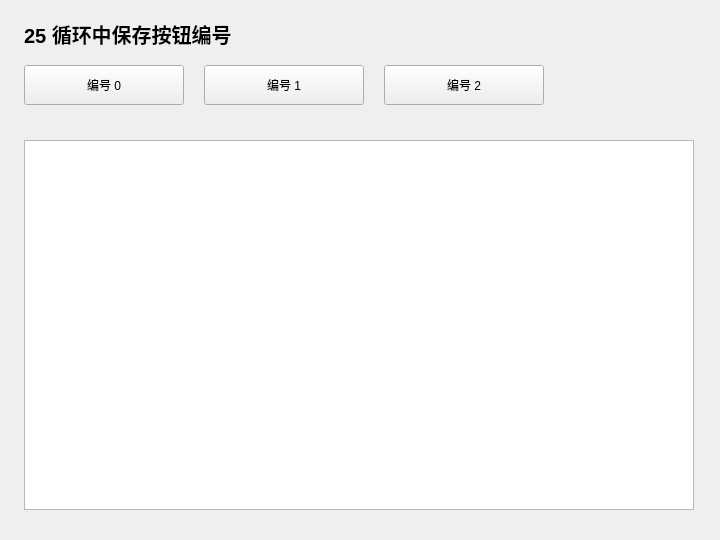
<?xml version="1.0" encoding="UTF-8"?>
<ui version="4.0">
 <class>Widget</class>
 <widget class="QWidget" name="Widget">
  <property name="geometry">
   <rect>
    <x>0</x>
    <y>0</y>
    <width>720</width>
    <height>540</height>
   </rect>
  </property>
  <property name="windowTitle">
   <string>25 循环中保存按钮编号</string>
  </property>
  <widget class="QLabel" name="headingLabel">
   <property name="geometry">
    <rect>
     <x>24</x>
     <y>18</y>
     <width>670</width>
     <height>32</height>
    </rect>
   </property>
   <property name="text">
    <string>25 循环中保存按钮编号</string>
   </property>
   <property name="font">
    <font>
     <pointsize>15</pointsize>
     <bold>true</bold>
    </font>
   </property>
  </widget>
  <widget class="QPlainTextEdit" name="outputEdit">
   <property name="geometry">
    <rect>
     <x>24</x>
     <y>140</y>
     <width>670</width>
     <height>370</height>
    </rect>
   </property>
   <property name="readOnly">
    <bool>true</bool>
   </property>
  </widget>
  <widget class="QPushButton" name="number0">
   <property name="geometry">
    <rect>
     <x>24</x>
     <y>65</y>
     <width>160</width>
     <height>40</height>
    </rect>
   </property>
   <property name="text">
    <string>编号 0</string>
   </property>
  </widget>
  <widget class="QPushButton" name="number1">
   <property name="geometry">
    <rect>
     <x>204</x>
     <y>65</y>
     <width>160</width>
     <height>40</height>
    </rect>
   </property>
   <property name="text">
    <string>编号 1</string>
   </property>
  </widget>
  <widget class="QPushButton" name="number2">
   <property name="geometry">
    <rect>
     <x>384</x>
     <y>65</y>
     <width>160</width>
     <height>40</height>
    </rect>
   </property>
   <property name="text">
    <string>编号 2</string>
   </property>
  </widget>
 </widget>
 <resources />
 <connections />
</ui>
